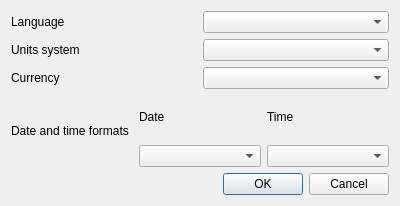
<?xml version="1.0" encoding="UTF-8"?>
<ui version="4.0">
 <class>SettingsDialog</class>
 <widget class="QDialog" name="SettingsDialog">
  <property name="geometry">
   <rect>
    <x>0</x>
    <y>0</y>
    <width>400</width>
    <height>206</height>
   </rect>
  </property>
  <property name="windowTitle">
   <string>Settings</string>
  </property>
  <layout class="QVBoxLayout" name="verticalLayout_3">
   <item>
    <layout class="QHBoxLayout" name="horizontalLayout_4">
     <item>
      <widget class="QLabel" name="lblLanguage">
       <property name="text">
        <string>Language</string>
       </property>
      </widget>
     </item>
     <item>
      <widget class="QComboBox" name="cmbLanguage"/>
     </item>
    </layout>
   </item>
   <item>
    <layout class="QHBoxLayout" name="horizontalLayout_3">
     <item>
      <widget class="QLabel" name="lblSystem">
       <property name="text">
        <string>Units system</string>
       </property>
      </widget>
     </item>
     <item>
      <widget class="QComboBox" name="cmbSystem"/>
     </item>
    </layout>
   </item>
   <item>
    <layout class="QHBoxLayout" name="horizontalLayout_2">
     <item>
      <widget class="QLabel" name="lblCurrency">
       <property name="text">
        <string>Currency</string>
       </property>
      </widget>
     </item>
     <item>
      <widget class="QComboBox" name="cmbCurrency"/>
     </item>
    </layout>
   </item>
   <item>
    <layout class="QHBoxLayout" name="horizontalLayout">
     <item>
      <widget class="QLabel" name="lblDateTime">
       <property name="text">
        <string>Date and time formats</string>
       </property>
      </widget>
     </item>
     <item>
      <layout class="QVBoxLayout" name="verticalLayout_2">
       <item>
        <widget class="QLabel" name="lblDate">
         <property name="text">
          <string>Date</string>
         </property>
        </widget>
       </item>
       <item>
        <widget class="QComboBox" name="cmbDate"/>
       </item>
      </layout>
     </item>
     <item>
      <layout class="QVBoxLayout" name="verticalLayout">
       <item>
        <widget class="QLabel" name="lblTime">
         <property name="text">
          <string>Time</string>
         </property>
        </widget>
       </item>
       <item>
        <widget class="QComboBox" name="cmbTime"/>
       </item>
      </layout>
     </item>
    </layout>
   </item>
   <item>
    <widget class="QDialogButtonBox" name="buttonBox">
     <property name="orientation">
      <enum>Qt::Orientation::Horizontal</enum>
     </property>
     <property name="standardButtons">
      <set>QDialogButtonBox::StandardButton::Cancel|QDialogButtonBox::StandardButton::Ok</set>
     </property>
    </widget>
   </item>
  </layout>
 </widget>
 <resources/>
 <connections>
  <connection>
   <sender>buttonBox</sender>
   <signal>accepted()</signal>
   <receiver>SettingsDialog</receiver>
   <slot>accept()</slot>
   <hints>
    <hint type="sourcelabel">
     <x>248</x>
     <y>254</y>
    </hint>
    <hint type="destinationlabel">
     <x>157</x>
     <y>274</y>
    </hint>
   </hints>
  </connection>
  <connection>
   <sender>buttonBox</sender>
   <signal>rejected()</signal>
   <receiver>SettingsDialog</receiver>
   <slot>reject()</slot>
   <hints>
    <hint type="sourcelabel">
     <x>316</x>
     <y>260</y>
    </hint>
    <hint type="destinationlabel">
     <x>286</x>
     <y>274</y>
    </hint>
   </hints>
  </connection>
 </connections>
</ui>
